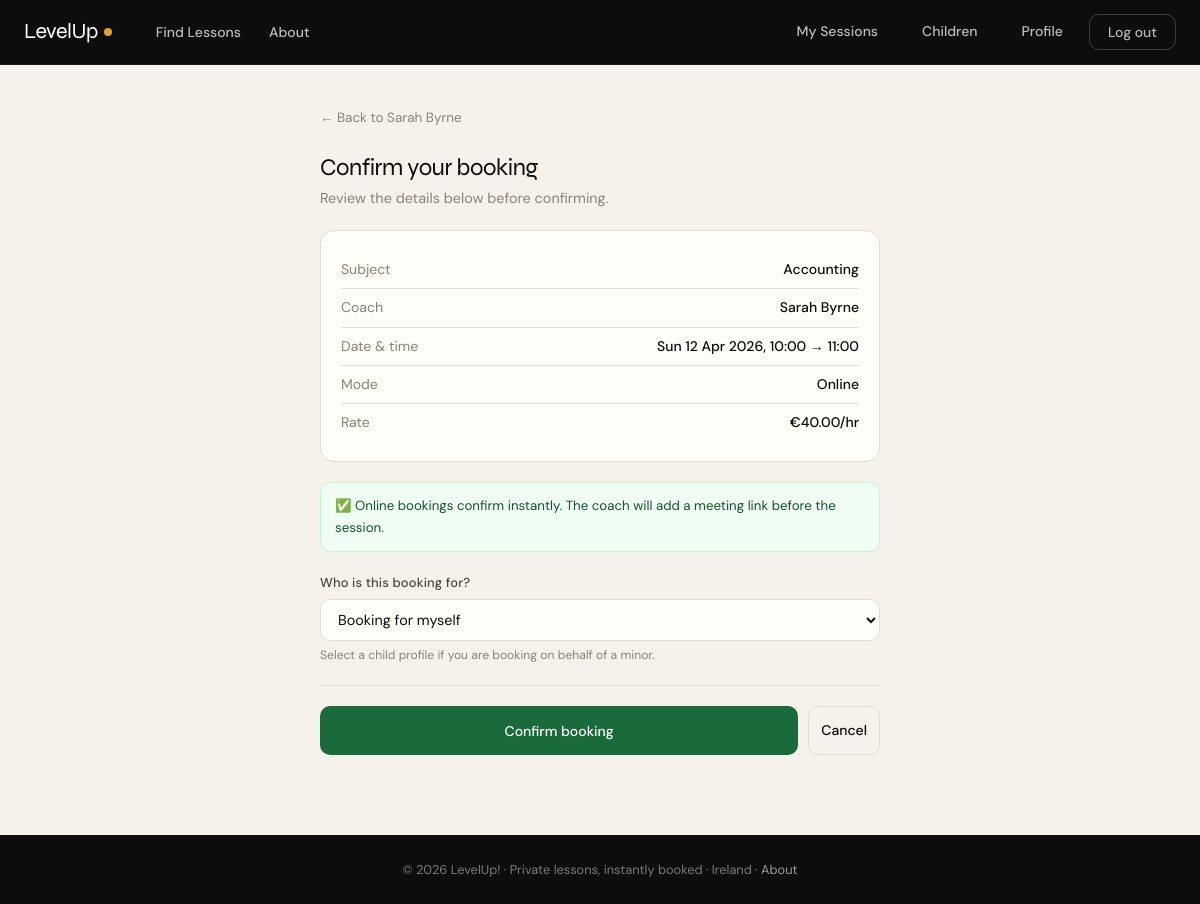
/slot/1243/book/ (signed in), run on the app's committed database.
### core/models.py (models this page shows, shortened)
class SessionSlot(models.Model):
    class Mode(models.TextChoices):
        ONLINE    = "ONLINE",    "Online"
        IN_PERSON = "IN_PERSON", "In person"
    class Status(models.TextChoices):
        AVAILABLE = "AVAILABLE", "Available"
        BOOKED    = "BOOKED",    "Booked"
        CANCELLED = "CANCELLED", "Cancelled"
    coach = models.ForeignKey(CoachProfile, on_delete=models.CASCADE, related_name="slots")
    skill = models.ForeignKey(Skill, on_delete=models.PROTECT, related_name="slots")
    mode  = models.CharField(max_length=20, choices=Mode.choices)
    area  = models.ForeignKey(Area, on_delete=models.PROTECT, null=True, blank=True, related_name="slots")
    venue_eircode  = models.CharField(max_length=10, blank=True)
    start_datetime = models.DateTimeField()
    end_datetime   = models.DateTimeField()
    status = models.CharField(max_length=20, choices=Status.choices, default=Status.AVAILABLE)

class CoachProfile(models.Model):
    user = models.OneToOneField(User, on_delete=models.CASCADE, related_name="coach_profile")
    category = models.ForeignKey(Category, on_delete=models.PROTECT, related_name="coaches")
    teaches = models.ManyToManyField(Skill, blank=True, related_name="coaches")
    travel_areas = models.ManyToManyField(Area, blank=True, related_name="coaches")
    base_location_eircode = models.CharField(max_length=10, blank=True)
    hourly_rate = models.DecimalField(max_digits=7, decimal_places=2, default=0)
    is_verified = models.BooleanField(
        default=False,
        help_text="Manually set by admin after identity/Garda vetting check.",
    )

class User(AbstractUser):
    class Role(models.TextChoices):
        STUDENT = "STUDENT", "Student/Parent"
        COACH = "COACH", "Coach/Teacher"
    class Gender(models.TextChoices):
        MALE = "MALE", "Male"
        FEMALE = "FEMALE", "Female"
        NON_BINARY = "NON_BINARY", "Non-binary"
        PREFER_NOT = "PREFER_NOT", "Prefer not to say"
    role = models.CharField(max_length=20, choices=Role.choices, default=Role.STUDENT)
    forename = models.CharField(max_length=80, blank=True)
    surname = models.CharField(max_length=80, blank=True)
    dob = models.DateField(null=True, blank=True)
    address = models.CharField(max_length=255, blank=True)
    gender = models.CharField(max_length=20, choices=Gender.choices, blank=True)
    bio = models.TextField(blank=True)
    profile_picture = models.ImageField(upload_to="profiles/", blank=True, null=True)
    def full_name(self) -> str:
        name = f"{self.forename} {self.surname}".strip()
        return name if name else self.username

class Skill(models.Model):
    category = models.ForeignKey(Category, on_delete=models.CASCADE, related_name="skills")
    name = models.CharField(max_length=60)
    class Meta:
        unique_together = ("category", "name")

### core/views.py (the view, shortened to what this page needs)
# urls.py: path("slot/<int:slot_id>/book/", views.book_slot, name="book_slot"),
@login_required
def book_slot(request, slot_id):
    slot = get_object_or_404(SessionSlot.objects.select_related("coach", "coach__user", "skill", "area"), pk=slot_id)
    if request.user.role != User.Role.STUDENT:
        raise PermissionDenied
    form = BookingConfirmForm(request.POST or None)
    form.fields["child_profile"].queryset = ChildProfile.objects.filter(parent=request.user)
    return render(request, "core/booking_confirm.html", {"slot": slot, "form": form})

### core/forms.py
class BookingConfirmForm(forms.Form):
    child_profile = forms.ModelChoiceField(
        queryset=ChildProfile.objects.none(),
        required=False,
        empty_label="Booking for myself",
        label="Who is this booking for?",
        help_text="Select a child profile if you are booking on behalf of a minor.",
    )
    student_location = forms.CharField(
        required=False,
        label="Your address",
        widget=forms.TextInput(
            attrs={"placeholder": "Start typing your address..."}
        )
    )
    student_lat = forms.FloatField(required=False, widget=forms.HiddenInput())
    student_lng = forms.FloatField(required=False, widget=forms.HiddenInput())

### core/context_processors.py (called while the page is built)
def google_maps(request):
    return {
        "google_maps_key": getattr(settings, "GOOGLE_MAPS_API_KEY", ""),
    }

### core/models.py (called while the page is built)
    def full_name(self) -> str:
        return f"{self.forename} {self.surname}".strip()

    def __str__(self) -> str:
        return f"{self.full_name()} (child of {self.parent.username})"

### Templates/core/booking_confirm.html (shortened to what this page needs)
{% extends "core/base.html" %}
{% block content %}
<div class="confirm-shell lu-fadein">
    <div style="margin-bottom: 24px;">
        <a href="{% url 'coach_detail' slot.coach.id %}" style="font-size:.84rem; color:var(--muted); text-decoration:none;">← Back to {{ slot.coach.user.full_name }}</a>
    </div>
    <div class="lu-section-title">Confirm your booking</div>
    <div style="color:var(--muted); font-size:.9rem; margin-bottom:4px;">Review the details below before confirming.</div>
    <div class="confirm-detail">
        <div class="confirm-row">
            <span class="confirm-label">Subject</span>
            <span class="confirm-value">{{ slot.skill.name }}</span>
        </div>
        <div class="confirm-row">
            <span class="confirm-label">Coach</span>
            <span class="confirm-value">{{ slot.coach.user.full_name }}</span>
        </div>
        <div class="confirm-row">
            <span class="confirm-label">Date &amp; time</span>
            <span class="confirm-value">{{ slot.start_datetime|date:"D j M Y, H:i" }} → {{ slot.end_datetime|date:"H:i" }}</span>
        </div>
        <div class="confirm-row">
            <span class="confirm-label">Mode</span>
            <span class="confirm-value">{{ slot.get_mode_display }}</span>
        </div>
        <div class="confirm-row">
            <span class="confirm-label">Rate</span>
            <span class="confirm-value">€{{ slot.coach.hourly_rate }}/hr</span>
        </div>
    </div>
    {% if slot.mode == "IN_PERSON" %}
        {% if slot.skill.category.name|lower != "sports" %}
            <div class="confirm-notice">
                ⏳ This booking will be <strong>pending</strong> until the coach accepts it.
            </div>
        {% endif %}
    {% else %}
        <div class="confirm-notice confirm-notice-online">
            ✅ Online bookings confirm instantly. The coach will add a meeting link before the session.
        </div>
    {% endif %}
    <form method="post" style="margin-top:20px;">
        {% if form.child_profile.field.queryset.count > 0 %}
            <div class="lu-form-group">
                <label class="lu-label" for="{{ form.child_profile.id_for_label }}">{{ form.child_profile.label }}</label>
                {{ form.child_profile }}
                <span class="helptext">{{ form.child_profile.help_text }}</span>
            </div>
            <hr class="lu-divider">
        {% endif %}
        <div style="display:flex; gap:10px; margin-top:16px;">
            <button type="submit" class="lu-btn lu-btn-primary" style="flex:1; justify-content:center; padding:12px;">
                Confirm booking
            </button>
            <a href="{% url 'coach_detail' slot.coach.id %}" class="lu-btn lu-btn-outline" style="justify-content:center; padding:12px;">
                Cancel
            </a>
        </div>
    </form>
</div>
{% endblock %}

### Templates/core/base.html (style rules this page uses)
:root { --ink: #0d0d0d; --canvas: #f5f2ec; --cream: #fffdf8; --muted: #8a8278; --border: #e2ddd6; --accent: #1a6b3c; --accent2: #e8a020; --accent3: #5b3fd4; --card-bg: #ffffff; --shadow: 0 2px 12px rgba(13,13,13,0.07); --shadow-lg: 0 8px 40px rgba(13,13,13,0.13); --radius: 14px; --font-display: 'Syne', sans-serif; --font-body: 'DM Sans', sans-serif; }
*, *::before, *::after { box-sizing: border-box; margin: 0; padding: 0; }
html { scroll-behavior: smooth; }
body { background: var(--canvas); color: var(--ink); font-family: var(--font-body); font-size: 15px; line-height: 1.65; -webkit-font-smoothing: antialiased; }
.lu-btn { display: inline-flex; align-items: center; gap: 6px; padding: 8px 18px; border-radius: 10px; font-family: var(--font-body); font-size: 0.875rem; font-weight: 500; cursor: pointer; text-decoration: none; border: none; transition: all .18s; }
.lu-btn-primary { background: var(--accent); color: #fff; }
.lu-btn-outline { background: transparent; color: var(--ink); border: 1.5px solid var(--border); }
.lu-form-group { margin-bottom: 18px; }
.lu-label { display: block; font-size: 0.8125rem; font-weight: 500; color: #4b4540; margin-bottom: 6px; letter-spacing: .01em; }
input[type=text], input[type=email], input[type=password], input[type=date], input[type=datetime-local], input[type=number], input[type=url], textarea, select { width: 100%; padding: 10px 13px; border: 1.5px solid var(--border); border-radius: 10px; font-family: var(--font-body); font-size: 0.9rem; background: var(--cream); color: var(--ink); outline: none; transition: border-color .15s; }
.helptext, .form-text { font-size: 0.76rem; color: var(--muted); margin-top: 4px; display: block; }
.lu-section-title { font-family: var(--font-display); font-size: 1.5rem; letter-spacing: -0.5px; line-height: 1.2; margin-bottom: 4px; }
.lu-divider { border: none; border-top: 1px solid var(--border); margin: 20px 0; }
.lu-fadein { animation: fadeUp .45s ease both; }

### Templates/core/booking_confirm.html (style rules this page uses)
.confirm-shell { max-width: 560px; margin: 0 auto; }
.confirm-detail { background: var(--cream); border: 1px solid var(--border); border-radius: 14px; padding: 20px; margin: 20px 0; }
.confirm-row { display: flex; justify-content: space-between; gap: 16px; font-size: .875rem; padding: 7px 0; border-bottom: 1px solid var(--border); }
.confirm-row:last-child { border-bottom: none; }
.confirm-label { color: var(--muted); }
.confirm-value { font-weight: 500; text-align: right; }
.confirm-notice { display: flex; align-items: flex-start; gap: 10px; background: #fef3c7; border: 1px solid #fde68a; border-radius: 10px; padding: 12px 14px; font-size: .83rem; color: #78350f; margin-top: 12px; }
.confirm-notice-online { background: #f0fdf4; border-color: #bbf7d0; color: #14532d; }

### data on the page
SessionSlot: coach.user.full_name "Sarah Byrne", skill.name "Accounting", start_datetime "Sun 12 Apr 2026, 10:00", end_datetime "11:00", mode "Online", coach.hourly_rate "40.00"
